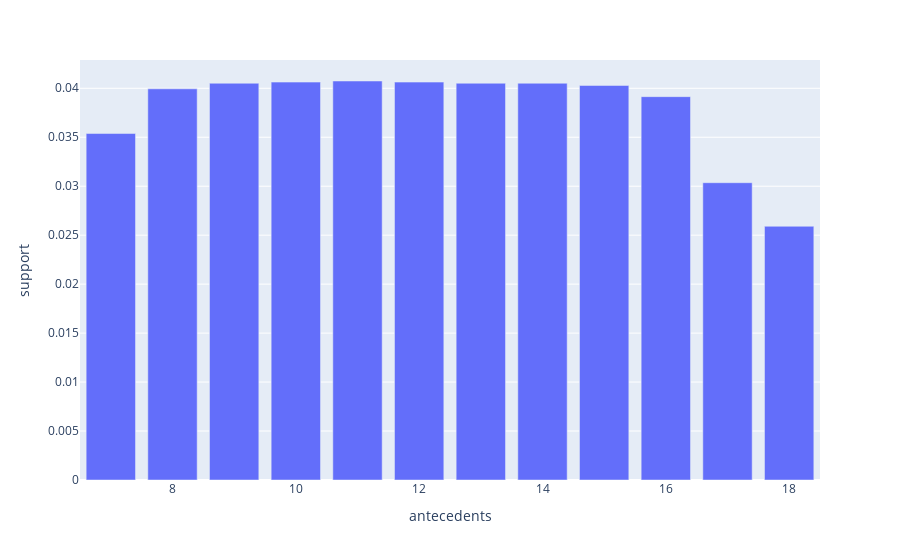

The notebook cell this image was saved under:
### Code cell
import plotly.express as px
fig = px.bar(data_frame=rules, x="antecedents", y="support")
fig.show()

### Figure 1 — Plotly figure (JSON) as saved in the notebook; plotly's stock layout.template omitted (floating-point values rounded to 4 significant figures)
{"data": [{"alignmentgroup": "True", "hovertemplate": "antecedents=%{x}<br>support=%{y}<extra></extra>", "legendgroup": "", "marker": {"color": "#636efa"}, "name": "", "offsetgroup": "", "orientation": "v", "showlegend": false, "textposition": "auto", "type": "bar", "x": [7, 8, 9, 10, 11, 12, 13, 14, 15, 16, 17, 18], "xaxis": "x", "y": [0.03538, 0.03995, 0.04052, 0.04063, 0.04074, 0.04063, 0.04052, 0.04052, 0.04029, 0.03915, 0.03036, 0.02591], "yaxis": "y"}], "layout": {"barmode": "relative", "legend": {"tracegroupgap": 0}, "margin": {"t": 60}, "xaxis": {"anchor": "y", "domain": [0.0, 1.0], "title": {"text": "antecedents"}}, "yaxis": {"anchor": "x", "domain": [0.0, 1.0], "title": {"text": "support"}}}}
